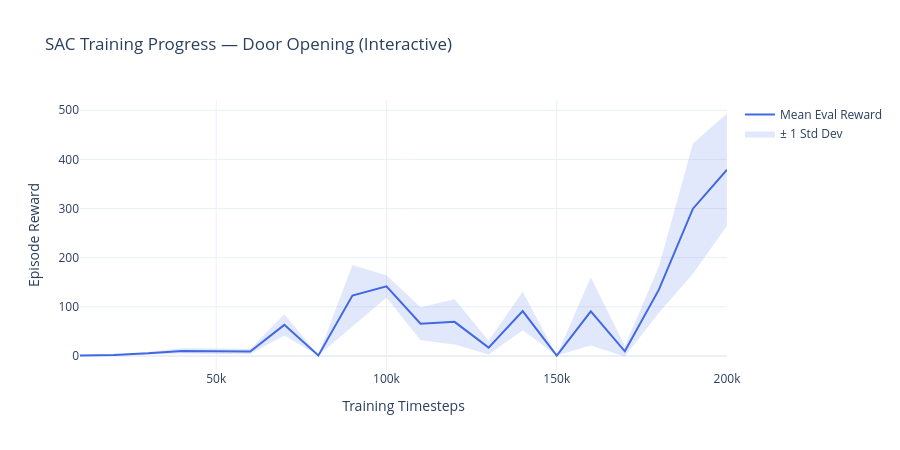

The code cell stored with this chart in its notebook:
### Markdown cell above
## 10. Interactive Training Curve\nHover over any point to see exact reward and timestep values.

### Code cell
fig = go.Figure()
fig.add_trace(go.Scatter(
    x=timesteps, y=mean_reward, mode="lines",
    name="Mean Eval Reward",
    line=dict(color="royalblue", width=2),
    hovertemplate="Timestep: %{x:,}<br>Mean Reward: %{y:.2f}<extra></extra>",
))
fig.add_trace(go.Scatter(
    x=np.concatenate([timesteps, timesteps[::-1]]),
    y=np.concatenate([mean_reward + std_reward, (mean_reward - std_reward)[::-1]]),
    fill="toself", fillcolor="rgba(65,105,225,0.15)",
    line=dict(color="rgba(255,255,255,0)"),
    name="± 1 Std Dev", hoverinfo="skip",
))
fig.update_layout(
    title="SAC Training Progress — Door Opening (Interactive)",
    xaxis_title="Training Timesteps",
    yaxis_title="Episode Reward",
    hovermode="x unified",
    template="plotly_white",
    width=900, height=450,
)
fig.show()

### Figure 1 — Plotly figure (JSON) as saved in the notebook; plotly's stock layout.template omitted (floating-point values rounded to 4 significant figures)
{"data": [{"hovertemplate": "Timestep: %{x:,}<br>Mean Reward: %{y:.2f}<extra></extra>", "line": {"color": "royalblue", "width": 2}, "mode": "lines", "name": "Mean Eval Reward", "type": "scatter", "x": [10000, 20000, 30000, 40000, 50000, 60000, 70000, 80000, 90000, 100000, 110000, 120000, 130000, 140000, 150000, 160000, 170000, 180000, 190000, 200000], "y": [1.017, 2.158, 5.463, 10.36, 9.813, 9.225, 63.29, 0.9839, 123.0, 141.8, 65.71, 69.46, 17.06, 91.44, 0.7417, 90.82, 9.547, 134.9, 299.7, 379.1]}, {"fill": "toself", "fillcolor": "rgba(65,105,225,0.15)", "hoverinfo": "skip", "line": {"color": "rgba(255,255,255,0)"}, "name": "± 1 Std Dev", "type": "scatter", "x": [10000, 20000, 30000, 40000, 50000, 60000, 70000, 80000, 90000, 100000, 110000, 120000, 130000, 140000, 150000, 160000, 170000, 180000, 190000, 200000, 200000, 190000, 180000, 170000, 160000, 150000, 140000, 130000, 120000, 110000, 100000, 90000, 80000, 70000, 60000, 50000, 40000, 30000, 20000, 10000], "y": [1.102, 3.189, 7.982, 15.79, 15.44, 14.2, 85.06, 1.245, 185.1, 164.5, 99.22, 115.6, 31.15, 130.5, 0.7478, 160.2, 20.18, 181.8, 432.2, 493.4, 264.8, 167.2, 88.07, -1.085, 21.46, 0.7355, 52.36, 2.964, 23.35, 32.2, 119.1, 60.86, 0.7225, 41.52, 4.251, 4.185, 4.918, 2.945, 1.126, 0.9314]}], "layout": {"height": 450, "hovermode": "x unified", "title": {"text": "SAC Training Progress — Door Opening (Interactive)"}, "width": 900, "xaxis": {"title": {"text": "Training Timesteps"}}, "yaxis": {"title": {"text": "Episode Reward"}}}}
